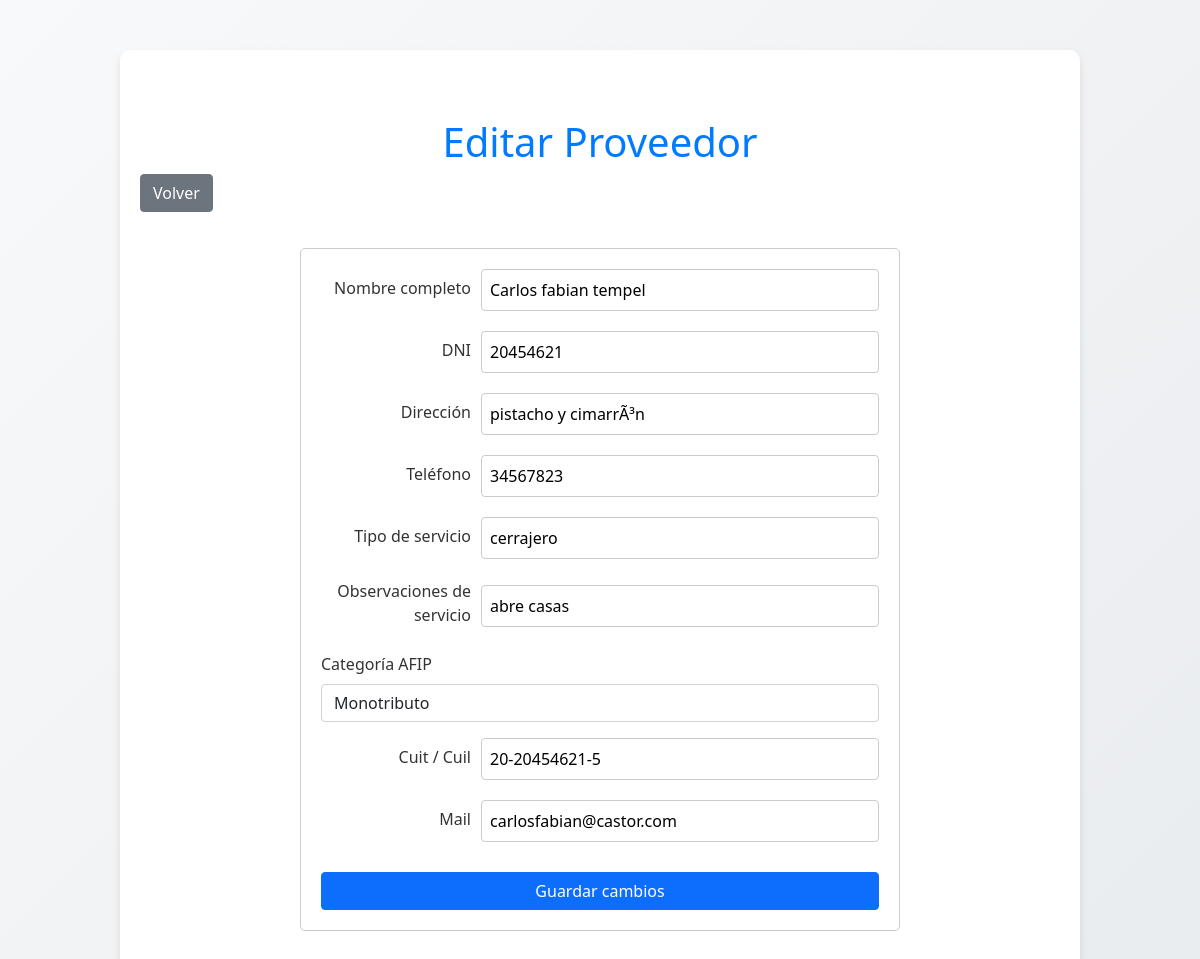
The app's page /proveedores/editar_proveedor.php?id=4 with its own data.
### tables this page shows
CREATE TABLE `proveedor` (
  `id_proveedor` int(11) NOT NULL,
  `nombre_proveedor` varchar(255) NOT NULL,
  `dni` varchar(20) NOT NULL,
  `direccion` varchar(255) DEFAULT NULL,
  `telefono` varchar(20) DEFAULT NULL,
  `tipo_servicio` varchar(50) DEFAULT NULL,
  `observaciones_servicio` text DEFAULT NULL,
  `categoria_afip` varchar(50) DEFAULT NULL,
  `cuit_cuil` varchar(20) NOT NULL,
  `mail` varchar(255) DEFAULT NULL
);

### proveedores/editar_proveedor.php (the view, shortened to what this page needs)
<?php
$id_proveedor = $_GET['id'];
$servername = "localhost";
$username = "admin";
$password = "admin";
$dbname = "consejo";
$conn = new mysqli($servername, $username, $password, $dbname);
$sql = "SELECT id_proveedor, nombre_proveedor, dni, direccion, telefono, tipo_servicio, observaciones_servicio, categoria_afip, cuit_cuil, mail FROM proveedor WHERE id_proveedor = ?";
$stmt = $conn->prepare($sql);
$stmt->bind_param("i", $id_proveedor);
$stmt->execute();
$result = $stmt->get_result();
if ($result->num_rows > 0) {
    $row = $result->fetch_assoc();
    $nombre_proveedor = $row['nombre_proveedor'];
    $dni = $row['dni'];
    $direccion = $row['direccion'];
    $telefono = $row['telefono'];
    $tipo_servicio = $row['tipo_servicio'];
    $observaciones_servicio = $row['observaciones_servicio'];
    $cuit_cuil = $row['cuit_cuil'];
    $mail = $row['mail'];
} else {
    echo "No se encontró el proveedor con ID: " . $id_proveedor;
    $conn->close();
    exit;
}
?>
<!DOCTYPE html>
<html lang="es">
<head>
    <link href="https://cdn.jsdelivr.net/npm/bootstrap@5.0.2/dist/css/bootstrap.min.css" rel="stylesheet">
    <link rel="stylesheet" href="../estilo.css">
</head>
<body>
    <div class="container">
        <h1 class="mt-5">Editar Proveedor</h1>
        <a href="proveedores.php" class="btn btn-secondary mb-3">Volver</a>
        <form method="post" action="actualizar_proveedor.php">
            <div class="form-group">
                <label for="nombre_proveedor">Nombre completo</label>
                <input type="text" id="nombre_proveedor" name="nombre_proveedor" value="<?php echo $nombre_proveedor; ?>" required>
            </div>
            <div class="form-group">
                <label for="dni">DNI</label>
                <input type="text" id="dni" name="dni" value="<?php echo $dni; ?>" required>
            </div>
            <div class="form-group">
                <label for="direccion">Dirección</label>
                <input type="text" id="direccion" name="direccion" value="<?php echo $direccion; ?>" required>
            </div>
            <div class="form-group">
                <label for="telefono">Teléfono</label>
                <input type="text" id="telefono" name="telefono" value="<?php echo $telefono; ?>" required>
            </div>
            <div class="form-group">
                <label for="tipo_servicio">Tipo de servicio</label>
                <input type="text" id="tipo_servicio" name="tipo_servicio" value="<?php echo $tipo_servicio; ?>" required>
            </div>
            <div class="form-group">
                <label for="observaciones_servicio">Observaciones de servicio</label>
                <input type="text" id="observaciones_servicio" name="observaciones_servicio" value="<?php echo $observaciones_servicio; ?>" required>
            </div>
            <div class="mb-3">
                <label for="categoria_afip" class="form-label">Categoría AFIP</label>
                <select class="form-control" id="categoria_afip" name="categoria_afip" required>
                    <option value="Monotributo" <?php if ($row['categoria_afip'] == 'Monotributo') echo 'selected'; ?>>Monotributo</option>
                </select>
            </div>
            <div class="form-group">
                <label for="cuit_cuil">Cuit / Cuil</label>
                <input type="text" id="cuit_cuil" name="cuit_cuil" value="<?php echo $cuit_cuil; ?>" required>
            </div>
            <div class="form-group">
                <label for="mail">Mail</label>
                <input type="text" id="mail" name="mail" value="<?php echo $mail; ?>" required>
            </div>
            <button type="submit" class="btn btn-primary">Guardar cambios</button>
        </form>
    </div>
</body>
</html>

### estilo.css (style rules this page uses)
body { font-family: 'Segoe UI', Tahoma, Geneva, Verdana, sans-serif; background: linear-gradient(135deg, #f8f9fa, #e9ecef); margin: 0; padding: 0; color: #333; overflow-x: hidden; display: flex; justify-content: center; align-items: center; min-height: 100vh; }
.container { width: 100%; max-width: 80%; margin: 50px 0; box-sizing: border-box; padding: 20px; background: white; box-shadow: 0 4px 8px rgba(0, 0, 0, 0.1); border-radius: 10px; }
h1, h2, h3 { color: #007bff; text-align: center; }
.form-group { display: flex; align-items: center; margin-bottom: 15px; flex-wrap: wrap; }
.form-group label { width: 100%; max-width: 150px; margin-right: 10px; text-align: right; box-sizing: border-box; }
.form-group input, .form-group select { flex: 1; padding: 10px; box-sizing: border-box; border: 1px solid #ced4da; border-radius: 4px; transition: border-color 0.3s ease; }
button { padding: 10px 20px; margin-top: 10px; background-color: #007bff; color: white; border: none; border-radius: 4px; cursor: pointer; display: block; width: 100%; font-size: 16px; transition: background-color 0.3s ease; }

### proveedores/editar_proveedor.php (style rules this page uses)
form { max-width: 600px; margin: 20px auto; padding: 20px; border: 1px solid #ccc; border-radius: 5px; }
.form-group { margin-bottom: 20px; }
.form-group label { display: block; margin-bottom: 5px; }
.form-group input { width: 100%; padding: 8px; font-size: 1rem; border: 1px solid #ccc; border-radius: 4px; }

### records on screen
proveedor: nombre_proveedor "Carlos fabian tempel", dni "20454621", direccion "pistacho y cimarrÃ³n", telefono "34567823", tipo_servicio "cerrajero", observaciones_servicio "abre casas", cuit_cuil "20-20454621-5", mail "carlosfabian@castor.com"
